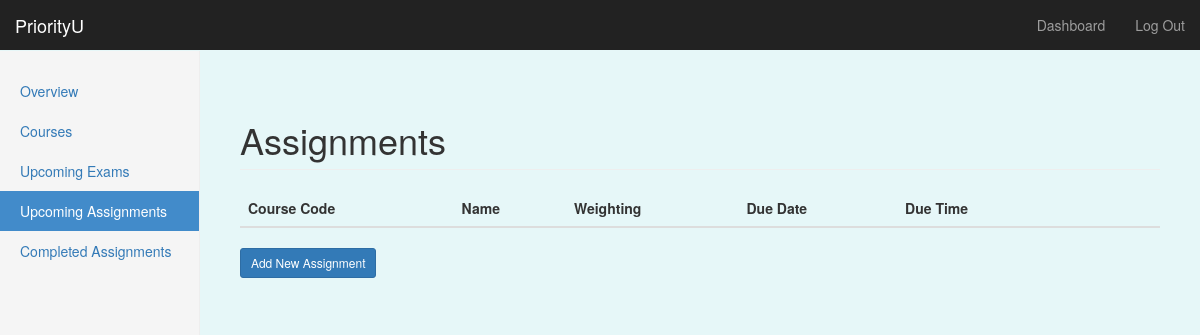
Before: /dashboard/assignments (signed in) with the older database file.
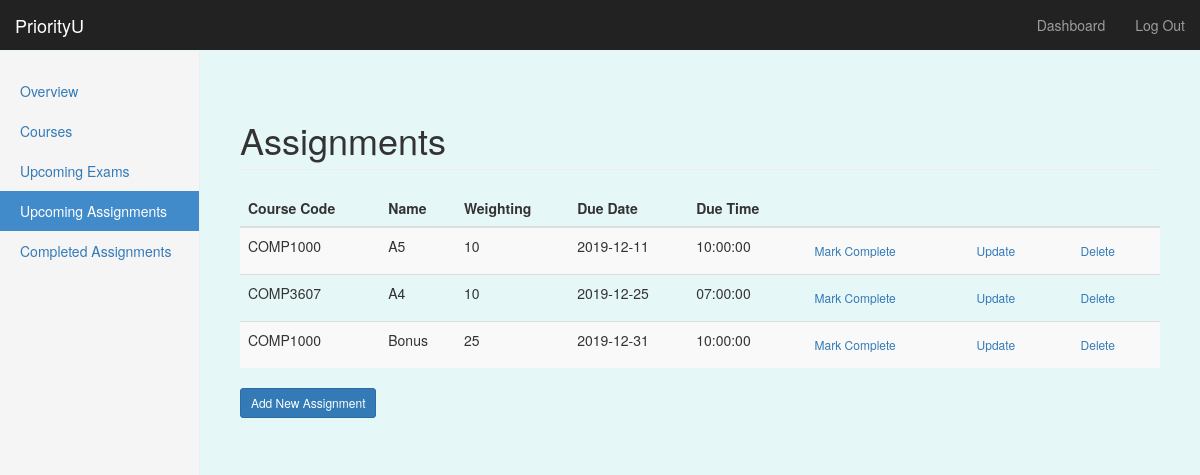
After: the same page with the newer database file.
### priorityU/models/models.py (models this page shows, shortened)
class Assignment(db.Model): # Dominic 18/11- created model for assignment db
    __tablename__ = 'assignments'
    a_id = db.Column(db.Integer, primary_key=True)
    course_code = db.Column(db.String, db.ForeignKey('courses.course_code'))
    asg_name = db.Column(db.String, nullable=False)
    weighting = db.Column(db.Integer)
    due_date = db.Column(db.Date, nullable=False)
    due_time = db.Column(db.Time)
    complete = db.Column(db.Boolean, nullable=False)
    user_id = db.Column(db.Integer, db.ForeignKey('users.id'))

### priorityU/routes.py (the view)
@app.route('/dashboard/assignments')
@login_required
def assignments():
    user_asgs = Assignment.query.filter_by(user_id=current_user.get_id()).order_by(Assignment.due_date.asc()).all()
    return render_template('assignments.html', assignments=user_asgs, edit_state=False, add_state=False, form=None)

### priorityU/routes.py (called while the page is built)
@login_manager.user_loader
def load_user(user_id):
    return User.query.get(int(user_id))

### priorityU/templates/assignments.html (shortened to what this page needs)
{% extends "bootstrap/base.html" %}
{% import "bootstrap/wtf.html" as wtf %}
{% block styles %}
{{super()}}
<link rel="stylesheet" href="{{url_for('.static', filename='style.css')}}">
{% endblock %}
{% block content %}
    <nav class="navbar navbar-inverse navbar-fixed-top">
      <div class="container-fluid">
        <div class="navbar-header">
          <a class="navbar-brand" href="#">PriorityU</a>
        </div>
        <div id="navbar" class="navbar-collapse collapse">
          <ul class="nav navbar-nav navbar-right">
            <li><a href="#">Dashboard</a></li>
            <li><a href="{{ url_for('logout') }}">Log Out</a></li>
          </ul>
        </div>
      </div>
    </nav>
    <div class="container-fluid">
      <div class="row">
        <div class="col-sm-3 col-md-2 sidebar">
        <ul class="nav nav-sidebar">
            <li {% if request.endpoint == 'dashboard' %} class="active" {% endif %}> <a href="{{url_for('dashboard')}}">Overview</a></li>
            <li {% if request.endpoint == 'courses' %} class="active" {% endif %}><a href="{{url_for('courses')}}" id="tab2-id">Courses</a></li>
            <li {% if request.endpoint == 'exams' %} class="active" {% endif %}><a href="{{url_for('exams')}}">Upcoming Exams</a></li>
            <li {% if request.endpoint == 'assignments' %} class="active" {% endif %}><a href="{{url_for('assignments')}}">Upcoming Assignments</a></li>
            <li {% if request.endpoint == 'completed' %} class="active" {% endif %} ><a href="{{url_for('completed')}}">Completed Assignments</a></li>
        </ul>
      </div>
      {% if add_state  and form != None %}
      <form class="form-signin" method="POST">
            <h2 class="form-signin-heading">Add Assignment</h2>
            {{ form.hidden_tag() }}
            {{ wtf.form_field(form.course_code) }}
            {{ wtf.form_field(form.asg_name) }}
            {{ wtf.form_field(form.weighting) }}
            {{ wtf.form_field(form.due_date) }}
            {{ wtf.form_field(form.due_time) }}
            <button class="btn btn-lg btn-primary btn-sm" type="submit">Create</button>
            <a href="{{ url_for('assignments') }}">Back</a>
       </form>
      {% else %}
      <div class="col-sm-9 col-sm-offset-3 col-md-10 col-md-offset-2 main">
        <h1 class="page-header">Assignments</h1>
        <table class="table table-striped table-hover">
          <thead class="thead-dark">
              <tr>
                  <th>Course Code</th>
                  <th>Name</th>
                  <th>Weighting</th>
                  <th>Due Date</th>
                  <th>Due Time</th>
                  <th></th>
                  <th></th>
                  <th></th>
              </tr>
          </thead>
          <tbody>
              {% for a in assignments %}
                {% if a.complete == False %}
              <tr>
                  <td>{{a.course_code}}</td>
                  <td>{{a.asg_name}}</td>
                  <td>{{a.weighting}}</td>
                  <td>{{a.due_date}}</td>
                  <td>{{a.due_time}}</td>
                   <td>
                    <a href='/dashboard/markcomplete/{{a.a_id}}' class="btn btn-secondary btn-sm">Mark Complete</a>
                  </td>
                  <td>
                    <a href='/dashboard/updateassignment/{{a.a_id}}' class="btn btn-secondary btn-sm">Update</a>
                  </td>
                 <td>
                    <a href='/dashboard/assignments/{{a.a_id}}' class="btn btn-secondary btn-sm">Delete</a>
                  </td>
              </tr>
                {% endif %}
              {% endfor %}
          </tbody>
        </table>
        <h4><a href="{{ url_for('addAssignments') }}" class="btn btn-primary btn-sm">Add New Assignment</a></h4>
        {% endif %}
    </div>
    </div>
    </div>
{% endblock %}

Changed rows visible on the page:
added Assignment: course_code "COMP1000", asg_name "A5", weighting "10", due_date "2019-12-11", due_time "10:00:00"
added Assignment: course_code "COMP3607", asg_name "A4", weighting "10", due_date "2019-12-25", due_time "07:00:00"
added Assignment: course_code "COMP1000", asg_name "Bonus", weighting "25", due_date "2019-12-31", due_time "10:00:00"
